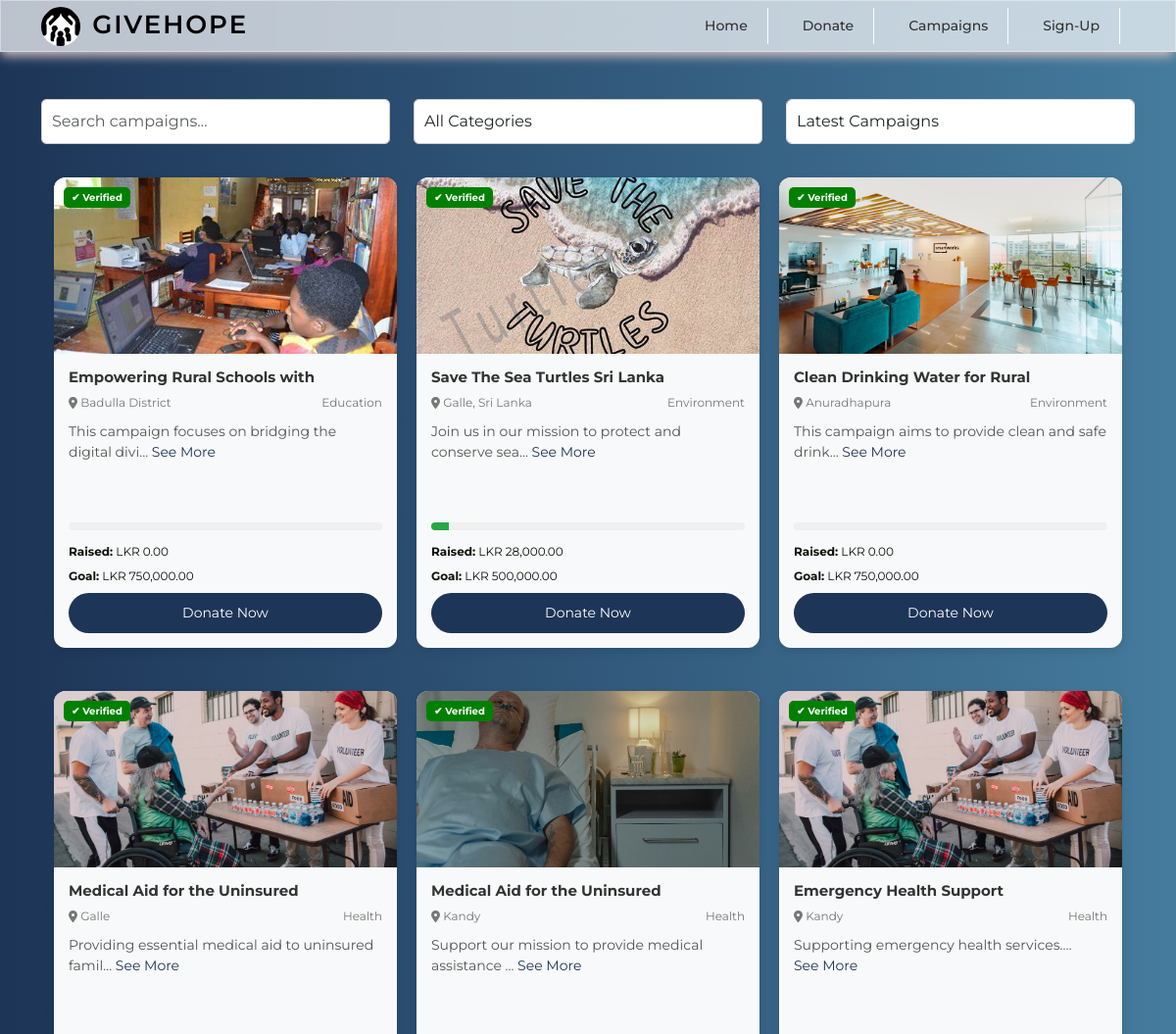
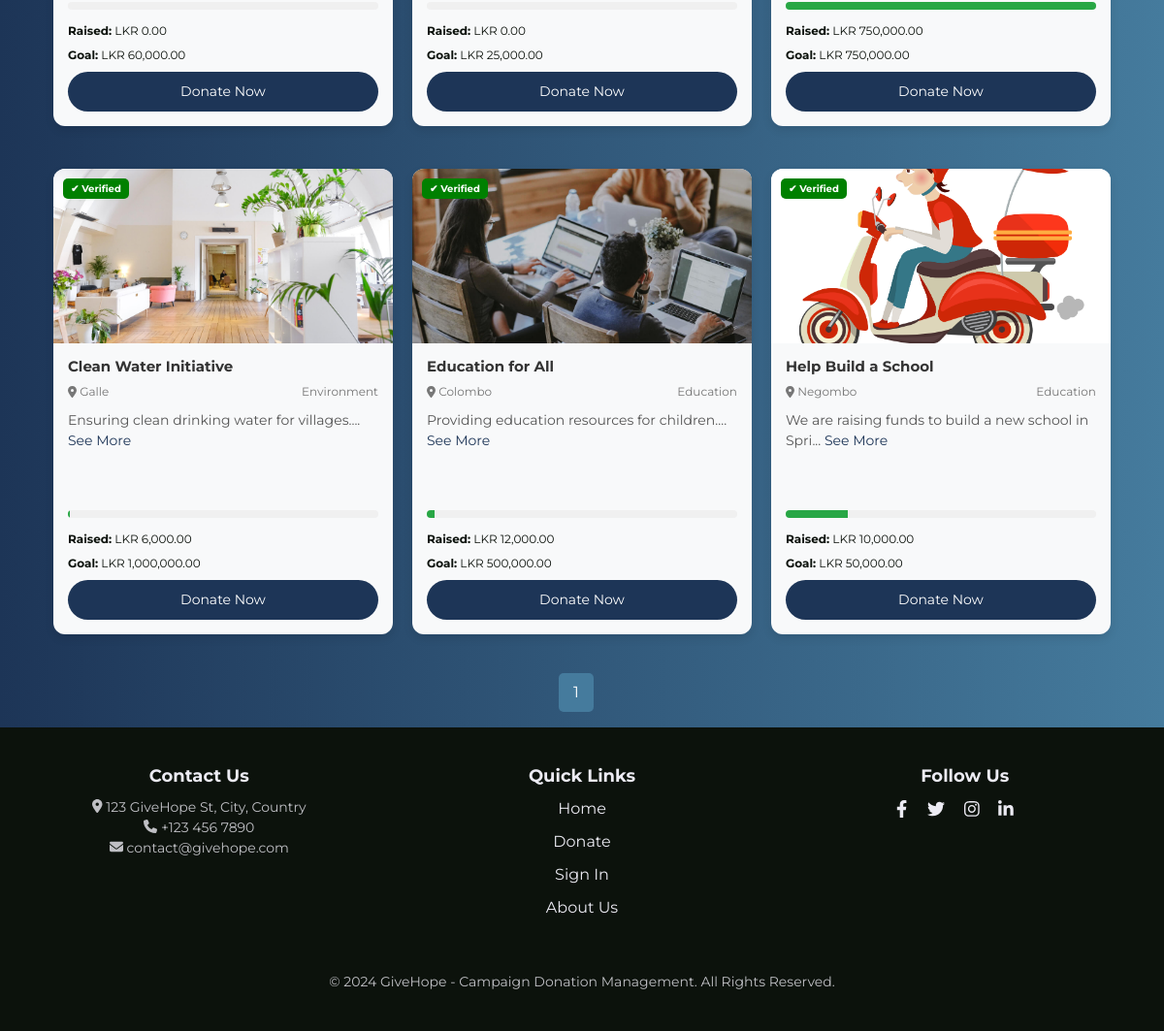
The page /all_campaigns.php on the database as committed earlier (2 pictures, top to bottom).
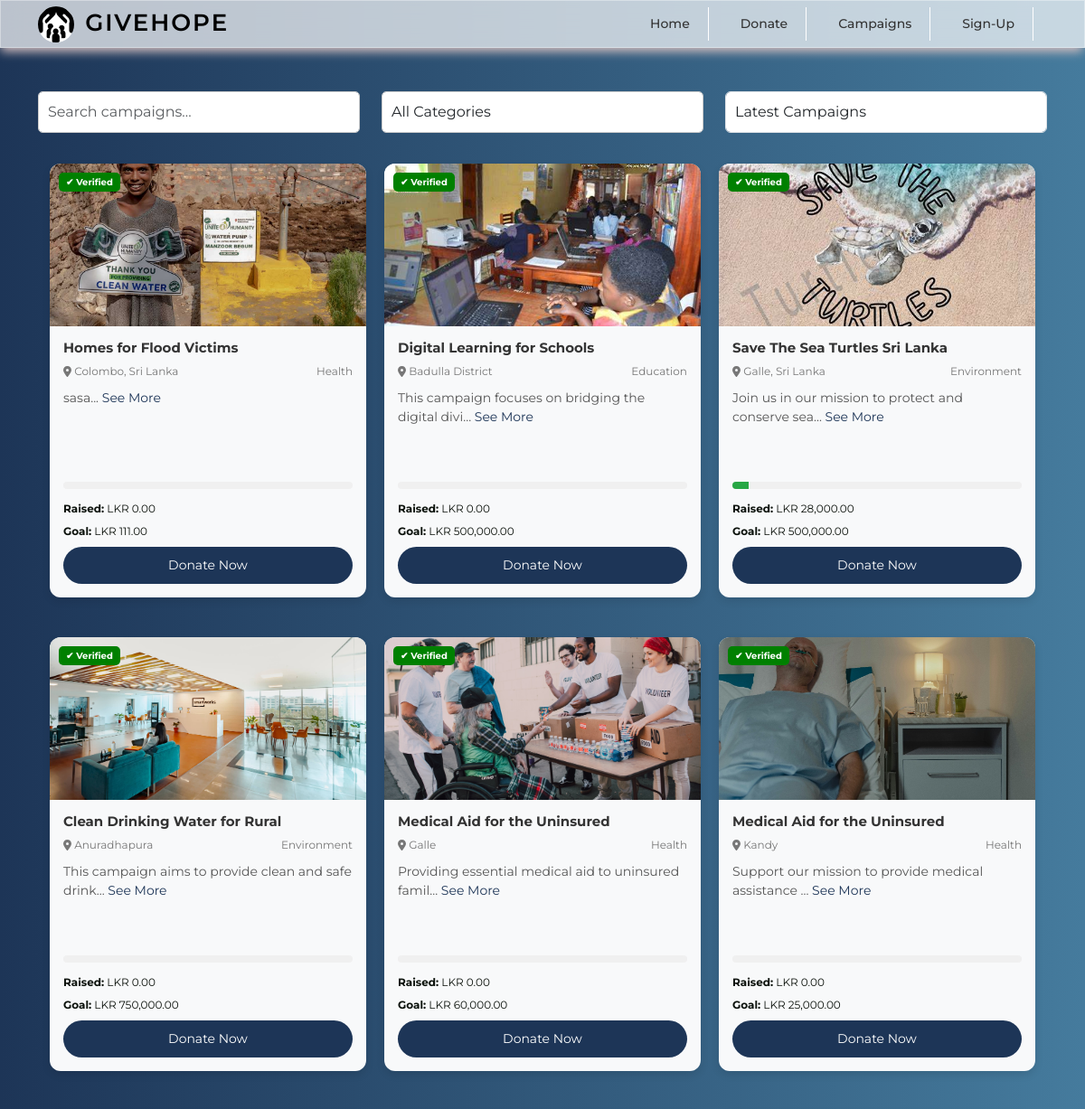
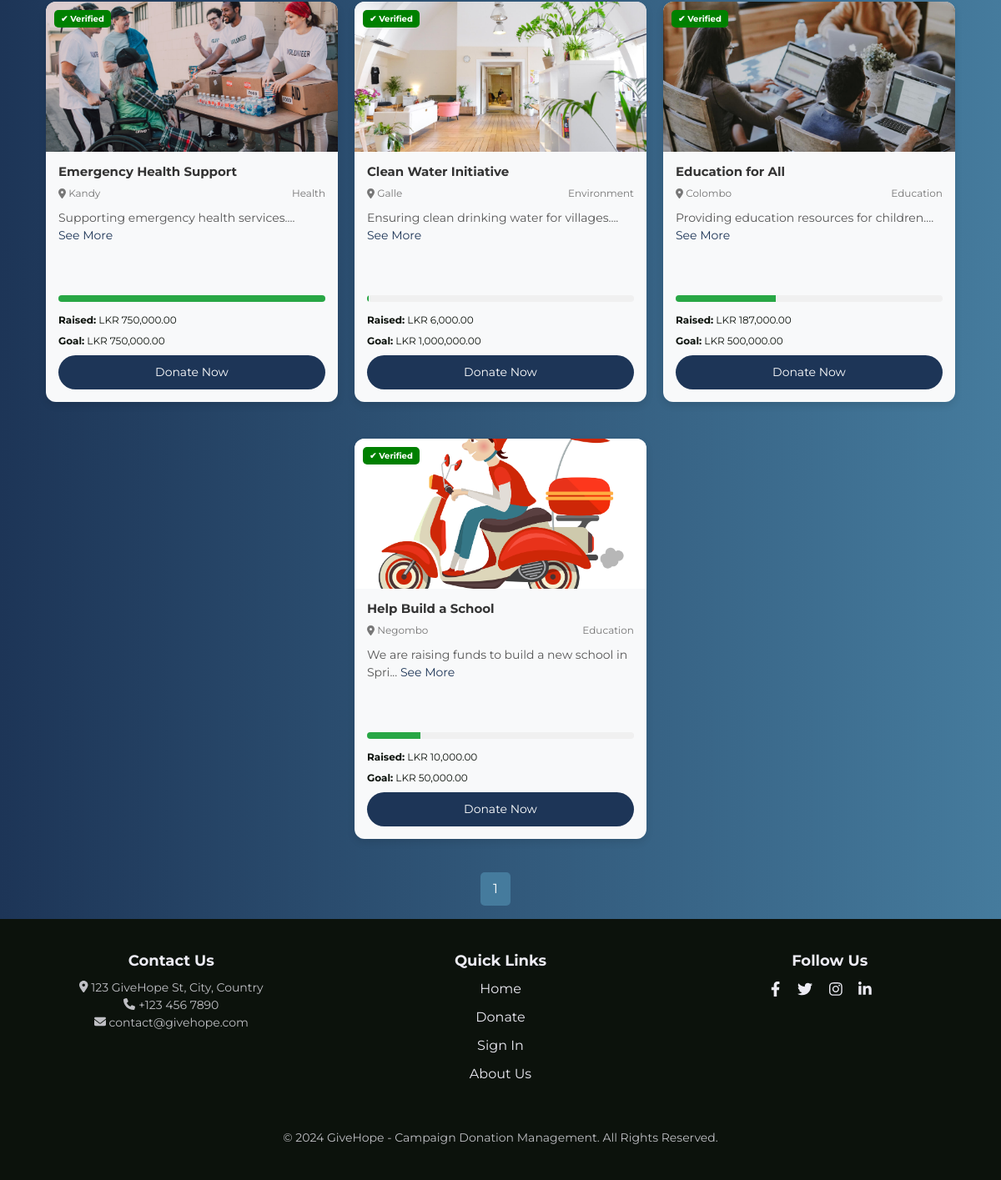
The same page on the database as committed later (2 pictures, top to bottom).
### tables this page shows
CREATE TABLE `campaigns` (
  `id` int(11) NOT NULL,
  `user_id` int(11) DEFAULT NULL,
  `title` varchar(255) NOT NULL,
  `location` varchar(255) NOT NULL,
  `description` text NOT NULL,
  `goal` decimal(10,2) NOT NULL,
  `category` varchar(100) NOT NULL,
  `start_date` date NOT NULL,
  `end_date` date NOT NULL,
  `image` varchar(255) NOT NULL,
  `document` varchar(255) DEFAULT NULL,
  `organizer_name` varchar(255) NOT NULL,
  `contact` varchar(50) NOT NULL,
  `email` varchar(100) NOT NULL,
  `created_at` timestamp NOT NULL DEFAULT current_timestamp(),
  `status` varchar(20) NOT NULL DEFAULT 'Pending',
  `raised` decimal(15,2) DEFAULT 0.00
);

### all_campaigns.php (the view, shortened to what this page needs)
<?php
include('admin/config/dbcon.php');
include('includes/header.php');
include('includes/navbar.php');
$limit = 12;
$page = $_GET['page'] ?? 1;
$offset = ($page - 1) * $limit;
$search = $_GET['search'] ?? '';
$category = $_GET['category'] ?? '';
$filter = $_GET['filter'] ?? 'latest';
$query_conditions = "WHERE status = 'Accepted'";
switch ($filter) {
    default:
        $query_order = "ORDER BY created_at DESC";
}
$total_query = "SELECT COUNT(*) as total FROM campaigns $query_conditions";
$total_result = mysqli_query($con, $total_query);
$total_campaigns = mysqli_fetch_assoc($total_result)['total'];
$total_pages = ceil($total_campaigns / $limit);
$query = "SELECT * FROM campaigns $query_conditions $query_order LIMIT $limit OFFSET $offset";
$query_run = mysqli_query($con, $query);
?>
<div class="container mt-5">
    <div class="row mb-4 filter-section">
        <div class="col-md-4">
            <input type="text" id="searchInput" placeholder="Search campaigns..." class="form-control"
                value="<?= htmlspecialchars($search) ?>" onchange="updateFilters()">
        </div>
        <div class="col-md-4">
            <select id="categoryFilter" class="form-control" onchange="updateFilters()">
                <option value="">All Categories</option>
            </select>
        </div>
        <div class="col-md-4">
            <select id="filter" class="form-control" onchange="updateFilters()">
                <option value="latest" <?= $filter == 'latest' ? 'selected' : '' ?>>Latest Campaigns</option>
            </select>
        </div>
    </div>
    <div class="row" id="campaign-container">
        <div class="campaign-wrapper-container">
            <?php
            if ($query_run && mysqli_num_rows($query_run) > 0) {
                foreach ($query_run as $campaign) {
                    $progress = ($campaign['raised'] / $campaign['goal']) * 100;
            ?>
                    <div class="col-md-3 mb-4 campaign-card-container"
                        data-title="<?= htmlspecialchars($campaign['title']); ?>"
                        data-category="<?= htmlspecialchars($campaign['category']); ?>">
                        <div class="campaign-card">
                            <div class="campaign-header">
                                <div class="verified-badge">
                                    <span>✔ Verified</span>
                                </div>
                                <img src="<?= htmlspecialchars($campaign['image']); ?>" alt="<?= htmlspecialchars($campaign['title']); ?>" class="campaign-image">
                            </div>
                            <div class="campaign-body">
                                <h3 class="campaign-title"><?= htmlspecialchars(substr($campaign['title'], 0, 30)); ?></h3>
                                <div class="campaign-meta">
                                    <span class="campaign-location"><i class="fas fa-map-marker-alt"></i> <?= htmlspecialchars($campaign['location']); ?></span>
                                    <span class="campaign-category"><?= htmlspecialchars($campaign['category']); ?></span>
                                </div>
                                <p class="campaign-description">
                                    <?= htmlspecialchars(substr($campaign['description'], 0, 50)) . '...'; ?>
                                    <a href="donate.php?id=<?= $campaign['id']; ?>" class="see-more">See More</a>
                                </p>
                                <div class="campaign-progress">
                                    <div class="progress-bar" style="width: <?= round($progress, 2); ?>%;"></div>
                                </div>
                                <div class="campaign-stats">
                                    <p><strong>Raised:</strong> LKR <?= number_format($campaign['raised'], 2); ?></p>
                                    <p><strong>Goal:</strong> LKR <?= number_format($campaign['goal'], 2); ?></p>
                                </div>
                                <div class="campaign-actions">
                                    <a href="donate.php?id=<?= $campaign['id']; ?>" class="btn-donate">Donate Now</a>
                                </div>
                            </div>
                        </div>
                    </div>
            <?php
                }
            } else {
                echo "<p class='text-center'>No campaigns available at the moment.</p>";
            }
            ?>
        </div>
        <div class="pagination mt-3 mb-3">
            <?php for ($i = 1; $i <= $total_pages; $i++) : ?>
                <a href="?page=<?= $i; ?>&search=<?= urlencode($search); ?>&category=<?= urlencode($category); ?>&filter=<?= urlencode($filter); ?>" class="<?= $i == $page ? 'active' : ''; ?>"><?= $i; ?></a>
            <?php endfor; ?>
        </div>
    </div>
</div>
<?php include('includes/footer.php'); ?>

### includes/header.php (shortened to what this page needs)
<!DOCTYPE html>
<html lang="en">
<head>
    <link rel="stylesheet" href="assets/css/bootstrap5.min.css">
    <link rel="stylesheet" href="assets/css/custom.css">
    <link rel="stylesheet" href="https://cdn.jsdelivr.net/npm/bootstrap-icons@1.11.3/font/bootstrap-icons.min.css">
    <link rel="stylesheet" href="https://cdnjs.cloudflare.com/ajax/libs/font-awesome/6.0.0-beta3/css/all.min.css">
    <link rel="stylesheet" href="assets/css/styles.css">
    <link rel="stylesheet" href="https://cdn.jsdelivr.net/npm/flatpickr/dist/flatpickr.min.css">
</head>

### includes/navbar.php (shortened to what this page needs)
<nav class="navbar navbar-expand-lg fixed-top">
    <div class="container">
        <a class="navbar-brand" href="index.php">
            <img src="assets/images/logo.jpg" alt="GiveHope Logo" class="navbar-logo">
            GiveHope
        </a>
        <div class="collapse navbar-collapse justify-content-end" id="navbarNav">
            <ul class="navbar-nav ">
                <li class="nav-item">
                    <a class="nav-link" href="index.php">Home</a>
                </li>
                <li class="nav-item">
                    <a class="nav-link" href="all_campaigns.php">Donate</a>
                </li>
                <li class="nav-item">
                    <a class="nav-link" href="create_campaign.php">Campaigns</a>
                </li>
                <?php if (isset($_SESSION['auth_user'])) : ?>
                    <li class="nav-item dropdown">
                        <a class="nav-link dropdown-toggle" href="#" role="button" data-bs-toggle="dropdown" aria-expanded="false">
                            <?= $_SESSION['auth_user']['user_name'] ?>
                        </a>
                        <ul class="dropdown-menu">
                            <li>
                                <form action="all_code.php" method="POST">
                                    <button type="submit" name="logout_btn" class="dropdown-item">Logout</button>
                                </form>
                            </li>
                            <li>
                                <a href="user_authentic.php" class="dropdown-item">Dashboard</a>
                            </li>
                        </ul>
                    </li>
                <?php else : ?>
                    <li class="nav-item">
                        <a class="nav-link" href="login.php">Sign-Up</a>
                    </li>
                <?php endif; ?>
            </ul>
        </div>
    </div>
</nav>

### includes/footer.php (shortened to what this page needs)
<body>
    <footer class="footer">
        <div class="container">
            <div class="row">
                <div class="col-md-4">
                    <h5>Contact Us</h5>
                    <p>
                        <i class="fas fa-map-marker-alt"></i> 123 GiveHope St, City, Country<br>
                        <i class="fas fa-phone"></i> +123 456 7890<br>
                        <i class="fas fa-envelope"></i> contact@givehope.com
                    </p>
                </div>
                <div class="col-md-4">
                    <h5>Quick Links</h5>
                    <div class="footer-links">
                        <ul>
                            <li><a href="#">Home</a></li>
                            <li><a href="#">Donate</a></li>
                            <li><a href="#">Sign In</a></li>
                            <li><a href="#">About Us</a></li>
                        </ul>
                    </div>
                </div>
                <div class="col-md-4">
                    <h5>Follow Us</h5>
                    <div class="social-icons">
                        <a href="#"><i class="fab fa-facebook-f"></i></a>
                        <a href="#"><i class="fab fa-twitter"></i></a>
                        <a href="#"><i class="fab fa-instagram"></i></a>
                        <a href="#"><i class="fab fa-linkedin-in"></i></a>
                    </div>
                </div>
            </div>
            <div class="row">
                <div class="col-md-12 text-center">
                    <p class="mt-4">© 2024 GiveHope - Campaign Donation Management. All Rights Reserved.</p>
                </div>
            </div>
        </div>
    </footer>
</body>
</html>
<body>

### assets/css/custom.css (style rules this page uses)
.navbar { padding: 0px; }
.nav-link { border-right: 1px solid #fff; padding: 8px 20px !important; }

### includes/header.php (style rules this page uses)
* { font-family: "Montserrat", sans-serif; box-sizing: border-box; margin: 0%; padding: 0%; }
body { background: linear-gradient(to right, #1d3557, #457b9d); }
p { font-size: 16px; line-height: 1.5; margin-bottom: 20px; color: #0C120C; }

### includes/navbar.php (style rules this page uses)
html, body { padding: 0; margin: 0; }
.navbar { transition: background-color 0.3s ease; -webkit-box-shadow: -1.5px 5.5px 10.5px -2px #d5bfbf; -moz-box-shadow: -1.5px 5.5px 10.5px -2px #d5bfbf; box-shadow: -1.5px 5.5px 10.5px -2px #d5bfbf; background: rgba(255, 255, 255, 0.7); -webkit-backdrop-filter: blur(13px); backdrop-filter: blur(13px); border: 1px solid rgba(255, 255, 255, 0.35); }
.navbar .navbar-brand { color: #000; font-size: 26px; text-transform: uppercase; font-weight: 600; letter-spacing: 2px; transition: color 0.3s ease; }
.navbar .navbar-nav .nav-link { color: #333; font-size: 14px; font-weight: 500; margin-right: 15px; text-transform: capitalize; position: relative; transition: color 0.3s ease; }
.navbar .navbar-nav .nav-link:after { content: ''; display: block; width: 0; height: 2px; background: #fff; transition: width 0.3s; position: absolute; bottom: -5px; left: 0; }
.navbar-logo { width: 40px; height: 40px; object-fit: contain; border-radius: 50%; background-color: transparent; margin-right: 03px; }

### all_campaigns.php (style rules this page uses)
.navbar { width: 100%; box-sizing: border-box; position: relative; z-index: 1000; }
.campaign-wrapper-container { display: flex; flex-wrap: wrap; justify-content: center; gap: 20px; width: 100%; max-width: 1200px; margin: 0 auto; }
.campaign-card-container { width: 100%; max-width: 350px; flex: 1 1 25%; display: flex; justify-content: center; }
.campaign-card { display: flex; flex-direction: column; justify-content: space-between; width: 100%; max-width: 350px; height: 480px; background: #f8f9fa; border-radius: 12px; box-shadow: 0 4px 10px rgba(0, 0, 0, 0.1); overflow: hidden; transition: transform 0.3s ease, box-shadow 0.3s ease; margin: auto; }
.campaign-header { position: relative; }
.campaign-header .campaign-image { width: 100%; height: 180px; object-fit: cover; }
.campaign-header .verified-badge { position: absolute; top: 10px; left: 10px; background: green; color: white; font-size: 10px; font-weight: bold; padding: 3px 8px; border-radius: 5px; z-index: 2; }
.campaign-body { padding: 15px; display: flex; flex-direction: column; flex-grow: 1; }
.campaign-title { font-size: 15px; font-weight: bold; color: #333; margin-bottom: 8px; }
.campaign-meta { display: flex; justify-content: space-between; font-size: 12px; color: #777; margin-bottom: 10px; }
.campaign-description { font-size: 14px; color: #555; line-height: 1.5; margin-bottom: 15px; height: 60px; overflow: hidden; text-overflow: ellipsis; }
.campaign-progress { position: relative; background: #f0f0f0; border-radius: 5px; overflow: hidden; height: 8px; margin-bottom: 15px; }
.campaign-progress { margin-top: auto; }
.campaign-progress .progress-bar { height: 100%; background: #28a745; width: 0; transition: width 0.5s ease; }
.campaign-stats p { margin: 0; line-height: 1.2; font-size: 12px; margin-bottom: 10px; }
.campaign-actions { display: flex; gap: 10px; }
.see-more { display: inline-block; font-size: 14px; color: #1d3557; text-decoration: none; transition: all 0.3s ease; }
.btn-donate { padding: 10px 15px; font-size: 14px; font-weight: 400%; border-radius: 25px; text-align: center; flex: 1; text-decoration: none; }
.btn-donate { background: #1d3557; color: white; }
.pagination { display: flex; justify-content: center; margin-top: 20px; }
.pagination a { padding: 8px 15px; margin: 0 5px; background: #1d3557; color: #fff; border-radius: 5px; text-decoration: none; }
.pagination a:hover, .pagination a.active { background: #457b9d; }
#searchInput, #categoryFilter { padding: 10px; border-radius: 5px; border: 1px solid #ccc; }
.filter-section input, .filter-section select { padding: 10px; margin-bottom: 10px; }

Rows that differ between the two databases and show on the page:
added campaigns: image (picture), title "Homes for Flood Victims", location "Colombo, Sri Lanka", category "Health", description "sasa", raised "0.00", goal "111.00"
changed campaigns "This campaign focuses on bridging the digital divi": title "Empowering Rural Schools with" → "Digital Learning for Schools"; goal "750,000.00" → "500,000.00"
changed campaigns "Education for All": raised "12,000.00" → "187,000.00"
